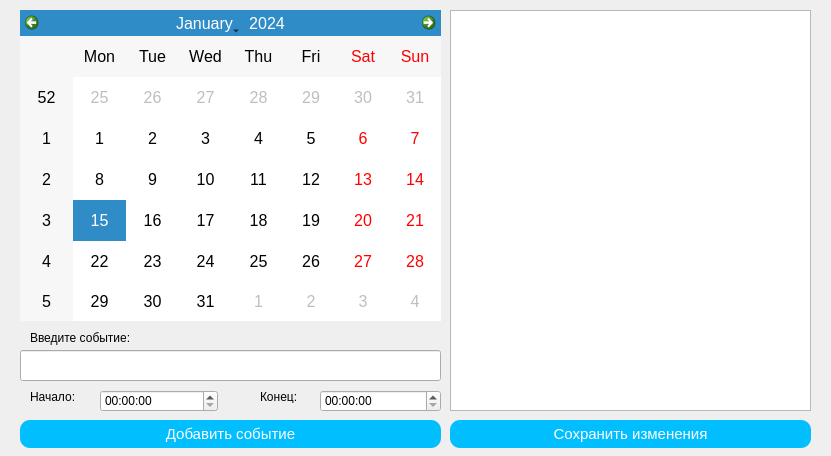
<?xml version="1.0" encoding="UTF-8"?>
<ui version="4.0">
 <class>Calendar</class>
 <widget class="QWidget" name="Calendar">
  <property name="enabled">
   <bool>true</bool>
  </property>
  <property name="geometry">
   <rect>
    <x>0</x>
    <y>0</y>
    <width>831</width>
    <height>456</height>
   </rect>
  </property>
  <property name="windowTitle">
   <string>Calendar</string>
  </property>
  <property name="windowIcon">
   <iconset>
    <normaloff>google_calendar_new_logo_icon_159141.ico</normaloff>google_calendar_new_logo_icon_159141.ico</iconset>
  </property>
  <widget class="QCalendarWidget" name="calendarWidget">
   <property name="geometry">
    <rect>
     <x>20</x>
     <y>10</y>
     <width>421</width>
     <height>311</height>
    </rect>
   </property>
   <property name="styleSheet">
    <string notr="true">font:12pt;</string>
   </property>
  </widget>
  <widget class="QListWidget" name="eventList">
   <property name="geometry">
    <rect>
     <x>450</x>
     <y>10</y>
     <width>361</width>
     <height>401</height>
    </rect>
   </property>
   <property name="styleSheet">
    <string notr="true">font:12pt;</string>
   </property>
  </widget>
  <widget class="QPushButton" name="saveButton">
   <property name="geometry">
    <rect>
     <x>450</x>
     <y>420</y>
     <width>361</width>
     <height>28</height>
    </rect>
   </property>
   <property name="styleSheet">
    <string notr="true">border-radius:10px;
background-color: #01BFFF;
color:white;
font:11pt;</string>
   </property>
   <property name="text">
    <string>Сохранить изменения</string>
   </property>
  </widget>
  <widget class="QPushButton" name="addButton">
   <property name="geometry">
    <rect>
     <x>20</x>
     <y>420</y>
     <width>421</width>
     <height>28</height>
    </rect>
   </property>
   <property name="styleSheet">
    <string notr="true">border-radius:10px;
background-color: #01BFFF;
color:white;
font:11pt;</string>
   </property>
   <property name="text">
    <string>Добавить событие</string>
   </property>
  </widget>
  <widget class="QLineEdit" name="eventLine">
   <property name="geometry">
    <rect>
     <x>20</x>
     <y>350</y>
     <width>421</width>
     <height>31</height>
    </rect>
   </property>
   <property name="styleSheet">
    <string notr="true">font:12pt;</string>
   </property>
  </widget>
  <widget class="QLabel" name="label">
   <property name="geometry">
    <rect>
     <x>30</x>
     <y>330</y>
     <width>121</width>
     <height>16</height>
    </rect>
   </property>
   <property name="text">
    <string>Введите событие:</string>
   </property>
  </widget>
  <widget class="QTimeEdit" name="timeEdit">
   <property name="geometry">
    <rect>
     <x>100</x>
     <y>390</y>
     <width>118</width>
     <height>22</height>
    </rect>
   </property>
  </widget>
  <widget class="QLabel" name="label_2">
   <property name="geometry">
    <rect>
     <x>30</x>
     <y>390</y>
     <width>47</width>
     <height>13</height>
    </rect>
   </property>
   <property name="text">
    <string>Начало:</string>
   </property>
  </widget>
  <widget class="QLabel" name="label_3">
   <property name="geometry">
    <rect>
     <x>260</x>
     <y>390</y>
     <width>47</width>
     <height>13</height>
    </rect>
   </property>
   <property name="text">
    <string>Конец:</string>
   </property>
  </widget>
  <widget class="QTimeEdit" name="timeEdit_2">
   <property name="geometry">
    <rect>
     <x>320</x>
     <y>390</y>
     <width>121</width>
     <height>22</height>
    </rect>
   </property>
  </widget>
 </widget>
 <resources/>
 <connections/>
</ui>
